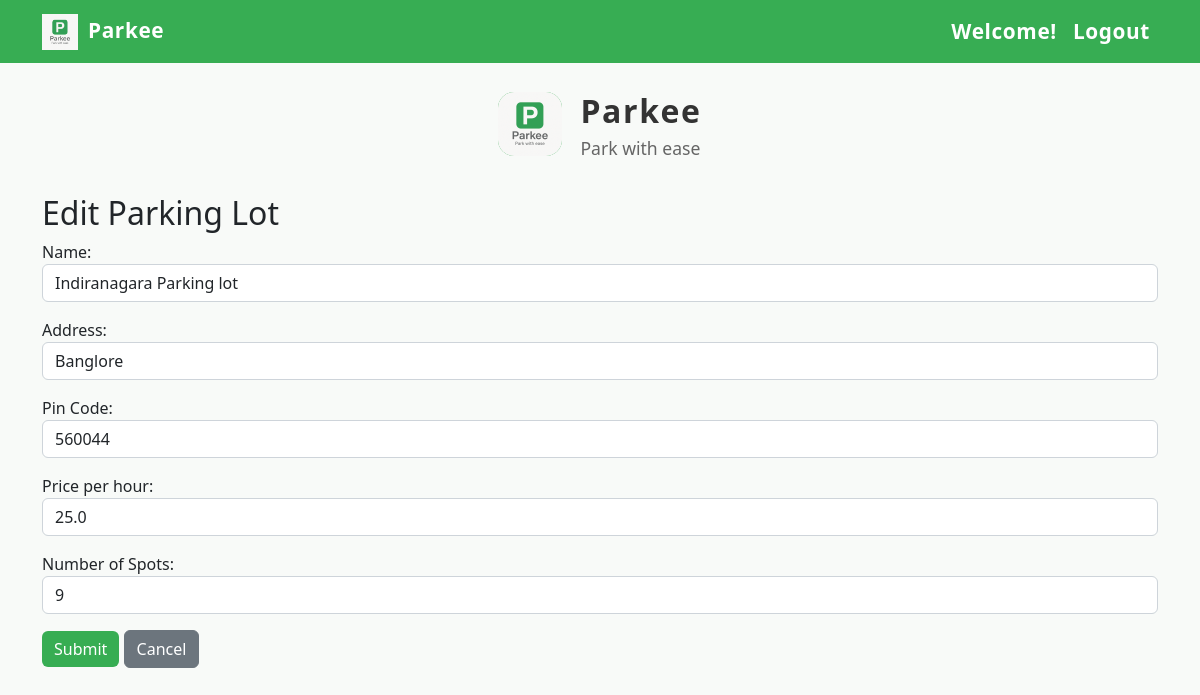
Screenshot of /admin/parking-lots/1/edit (signed in) with the database file from the repository.
### app.py (models this page shows)
class ParkingLot(db.Model):
    __tablename__ = "parking_lot"
    id = db.Column(db.Integer, primary_key=True)
    name = db.Column(db.String(100), nullable=False)
    address = db.Column(db.String(200))
    pin_code = db.Column(db.String(10))
    price_per_hour = db.Column(db.Float, nullable=False)
    max_spots = db.Column(db.Integer, nullable=False)
    spots = db.relationship("ParkingSpot", backref="lot", cascade="all, delete", lazy=True)

### app.py (the view, shortened to what this page needs)
@app.route('/admin/parking-lots/<int:lot_id>/edit', methods=['GET','POST'])
@login_required('admin')
def edit_parking_lot(lot_id):
    lot = ParkingLot.query.get_or_404(lot_id)
    return render_template('parking_lot_form.html', lot=lot)

### app.py (called while the page is built)
def current_user():
    if 'user_id' not in session:
        return None
    return User.query.get(session['user_id'])

def login_required(role=None):
    def wrapper(fn):
        from functools import wraps
        @wraps(fn)
        def decorated(*args, **kwargs):
            user = current_user()
            if not user:
                return redirect(url_for('login'))
            if role == 'admin' and not user.is_admin:
                return redirect(url_for('user_dashboard'))
            return fn(*args, **kwargs)
        return decorated
    return wrapper

### templates/parking_lot_form.html
{% extends 'base.html' %}
{% block content %}
<h2>{{ 'Edit' if lot else 'Create' }} Parking Lot</h2>
<form method="post">
    <div class="mb-3">
      <label>Name:</label>
      <input type="text" class="form-control" name="name" value="{{ lot.name if lot else '' }}" required>
    </div>
    <div class="mb-3">
      <label>Address:</label>
      <input type="text" class="form-control" name="address" value="{{ lot.address if lot else '' }}">
    </div>
    <div class="mb-3">
      <label>Pin Code:</label>
      <input type="text" class="form-control" name="pin_code" value="{{ lot.pin_code if lot else '' }}">
    </div>
    <div class="mb-3">
      <label>Price per hour:</label>
      <input type="number" min="0" step="0.01" class="form-control" name="price_per_hour" value="{{ lot.price_per_hour if lot else '' }}" required>
    </div>
    <div class="mb-3">
      <label>Number of Spots:</label>
      <input type="number" min="1" class="form-control" name="max_spots" value="{{ lot.max_spots if lot else '' }}" required>
    </div>
    <button type="submit" class="btn btn-primary">Submit</button>
    <a href="{{url_for('admin_dashboard')}}" class="btn btn-secondary">Cancel</a>
</form>
{% endblock %}

### templates/base.html (style rules this page uses)
body { background: #f8faf8; font-family: 'Segoe UI', Arial, sans-serif; }
.btn-primary { background: #37ad53 !important; border: none; }

### rows the page displays
ParkingLot: name "Indiranagara Parking lot", address "Banglore", pin_code "560044", price_per_hour "25.0", max_spots "9"

### other values shown
{{ 'Edit' if lot else 'Create' }} "Edit"
